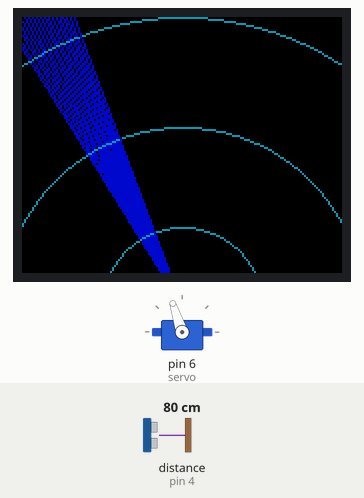
The sketch below on a simulated Arduino Uno, built with avr-gcc and run on an emulated ATmega328P. Parts: 160×128 colour display, servo. Wiring (inferred from the names in the program): ultrasonic range finder: trigger pin 7; echo pin 4. The test bench sets the inputs (shaded band); at power-on: distance to the obstacle (sensor on pin 4) 80 cm. The echo pulse lasts 58.3 µs per cm; random numbers use the default seed unless the sketch sets one; what the sketch prints to the serial monitor is not drawn.

Above: at 1.28 s.
1.3 s: distance to the obstacle (sensor on pin 4) set to 2 cm
At 2.71 s:
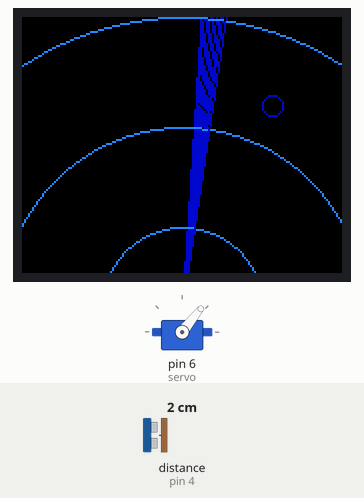
2.9 s: distance to the obstacle (sensor on pin 4) set to 120 cm
At 3.66 s:
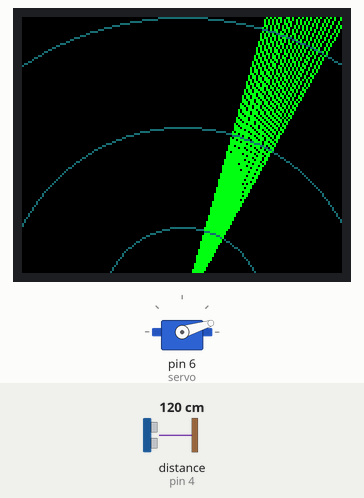
4.5 s: distance to the obstacle (sensor on pin 4) set to 43 cm
At 4.91 s:
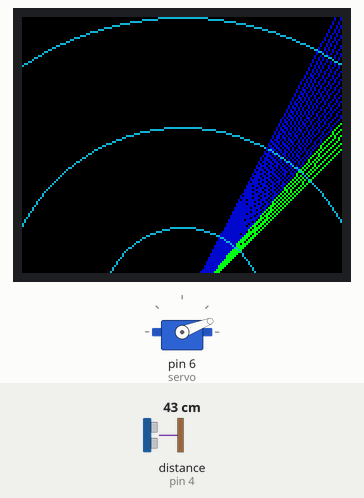
6.0 s: distance to the obstacle (sensor on pin 4) set to 35 cm
7.5 s: distance to the obstacle (sensor on pin 4) set to 4 cm
At 8.96 s:
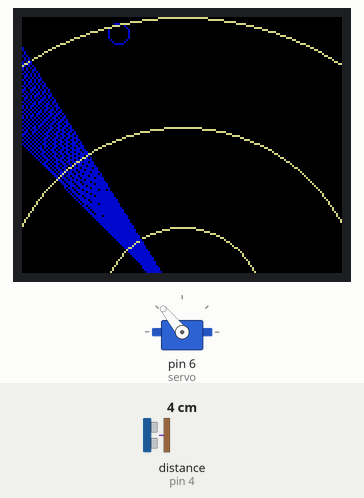
9.0 s: distance to the obstacle (sensor on pin 4) set to 250 cm
At 9.8 s:
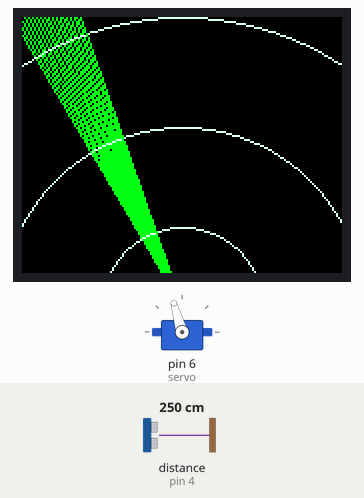
Timing chart, 0 to 13.1 s (numbered marks = the images above; inputs shaded):
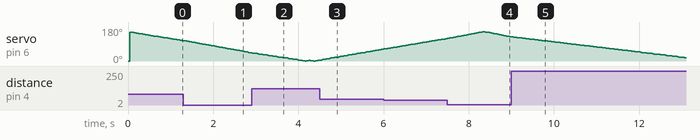

The sketch:

ArduinoRadar.ino
```cpp
#include <TFT.h>
#include <SPI.h>
#include <Servo.h>

#define ANGLELOW -2.7
#define ANGLEHIGH 0.05
#define CS 10
#define DC 9
#define RST 8

#define TRIGGER 7
#define ECHO 4

TFT TFTscreen = TFT(CS, DC, RST);
Servo servo;

int lineStartX;
int lineStartY;
int lineEndX;
int lineEndY;

int redRandom;
int greenRandom;
int blueRandom;

int iteration;
int clearIteration;
float lineAngle;
float adder;

int lineR = 0;
int lineG = 255;
int lineB = 20;

int radialPointY = TFTscreen.height() + 17;
int radialPointX = TFTscreen.width() / 2;
int motorPosition = 0;

int distance;
long duration;

void setup() {
  Serial.begin(9600);
  TFTscreen.begin();
  TFTscreen.stroke(50, 255, 140);
  TFTscreen.background(0, 0, 0);

  pinMode(TRIGGER, OUTPUT);
  pinMode(ECHO, INPUT);

  servo.attach(6);
  servo.write(0);

  lineStartX = radialPointX;
  lineStartY = radialPointY;
  lineEndX = radialPointX;
  lineEndY = 0;
  lineAngle = ANGLELOW;
  adder = 0.02;
  iteration = 0;
  clearIteration = 20;
  lineEndX = (lineStartX + radialPointY) * cos(lineAngle);
  lineEndY = (lineStartY + radialPointY) * sin(lineAngle);
  Serial.println(radialPointY);
  Serial.println(TFTscreen.width());
}

void loop() {
  DrawBackground();
  DrawLine();
  TurnMotor();
  CheckDetection();

  //Serial.println(lineAngle);
  //Serial.println(adder);
}
void CheckDetection()
{
  digitalWrite(TRIGGER, LOW);
  delayMicroseconds(2);
  digitalWrite(TRIGGER, HIGH);
  delayMicroseconds(10);
  digitalWrite(TRIGGER, LOW);

  duration = pulseIn(ECHO, HIGH);
  distance = duration * 0.034 / 2;
  Serial.print("Distance: ");
  Serial.println(distance);
  if(distance < 100)
  {
    lineR = 0;
    lineG = 10;
    lineB = 200;
  }
  else
  {
    lineR = 0;
    lineG = 255;
    lineB = 20;
  }
  if(random(0, 10) == 5)
  {
    TFTscreen.stroke(0, 10, 200);
    TFTscreen.circle(random(lineEndX, radialPointX), random(0, lineStartY), 5);
  }
}

void TurnMotor()
{
  //Serial.println(map(lineAngle < 0 ? lineAngle * -1 : lineAngle, ANGLELOW, ANGLEHIGH, 1, 31));
  Serial.print("Angle: ");
  motorPosition = lineAngle * (180 / 3.14);
  if(motorPosition < 0) motorPosition *= -1;
  Serial.println(motorPosition);
  servo.write(motorPosition);
}

void DrawLine()
{
  TFTscreen.stroke(lineR, lineG, lineB);
  // Draw a line from circle centers to center top of screen
  TFTscreen.line(lineStartX, lineStartY, lineEndX, lineEndY);
  if(lineAngle < ANGLELOW || lineAngle > ANGLEHIGH) adder = adder * -1;
  lineAngle += adder;
  lineEndX = (lineStartX + radialPointY) * cos(lineAngle);
  lineEndY = (lineStartY + radialPointY) * sin(lineAngle);
  //Serial.println(lineAngle);
  if(iteration == clearIteration)
  {
    iteration = 0;
    TFTscreen.background(0, 0, 0);
  }
  iteration++;
}

void DrawBackground()
{
  redRandom = random(0, 255);
  greenRandom = random (0, 255);
  blueRandom = random (0, 255);
  TFTscreen.stroke(redRandom, greenRandom, blueRandom);
  TFTscreen.circle(radialPointX, radialPointY, 40);
  TFTscreen.circle(radialPointX, radialPointY, 90);
  TFTscreen.circle(radialPointX, radialPointY, 145);
}
```
